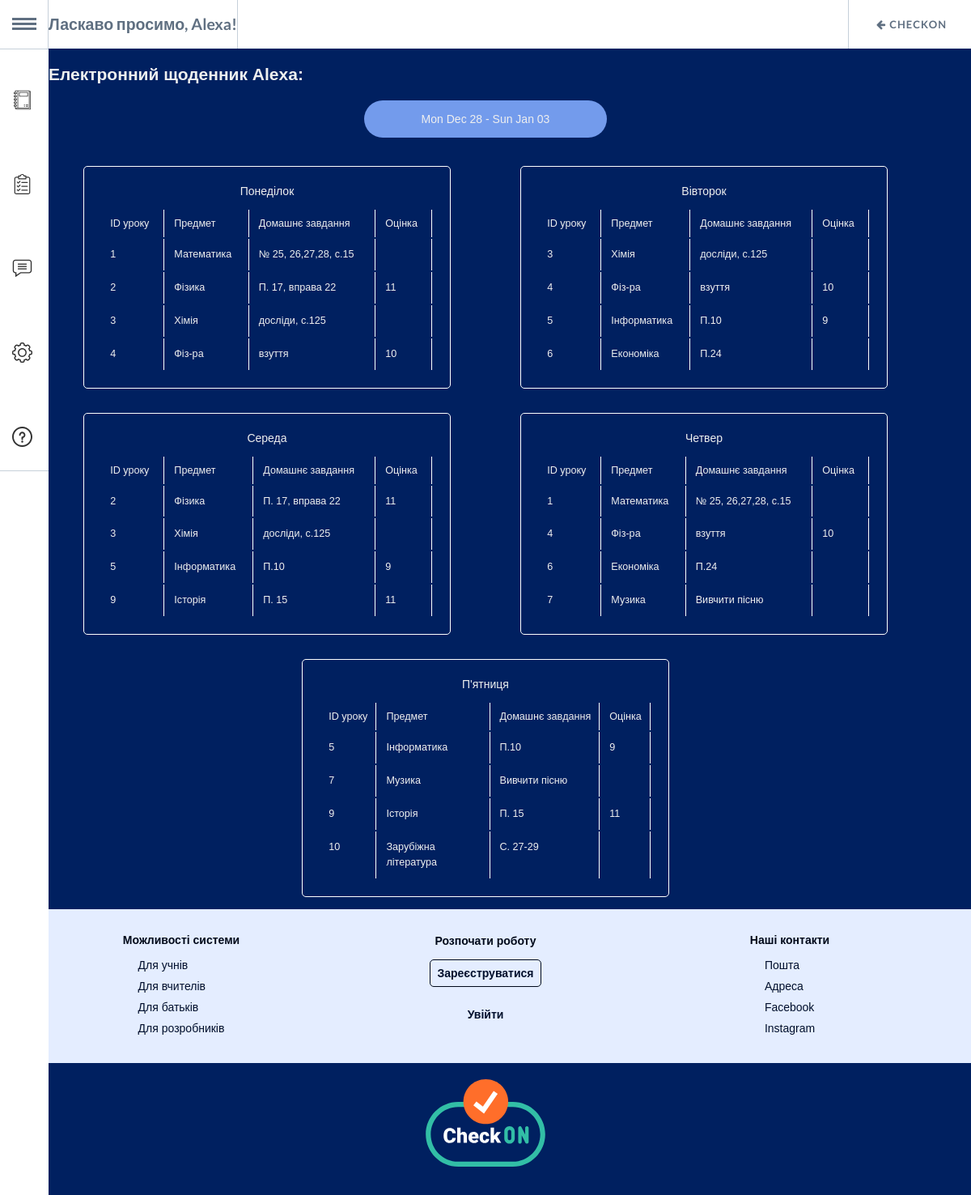
The page /php/teachers_messages.php (signed in) on the database its author committed.
### tables this page shows
CREATE TABLE `subjects` (
  `id` int(11) NOT NULL,
  `name_subject` varchar(32) NOT NULL DEFAULT '',
  `home_work` varchar(20) NOT NULL DEFAULT '',
  `rating` varchar(32) NOT NULL DEFAULT ''
);

### php/teachers_messages.php (the view, shortened to what this page needs)
<?php include("../includes/teachers_header.php"); ?>
<!DOCTYPE html>
<html lang="en">
  <head>
      <link href="../css/style.css" rel="stylesheet">
      <link rel="stylesheet" href="../css/elements.css">
      <link rel="stylesheet" href="../css/base.css">
      <link rel="stylesheet" href="../css/layout.css">
      <link rel="stylesheet" href="../css/form.css">
  </head>
  <body>
    <div class="intropage_container">
      <section id="welcome">
        <div class="table">
          <h2 class="table_heading">Електронний щоденник <?php echo $_SESSION['session_username'];?>:</h2>
          <div class="show_date">
            <div class="date_container">
              <span id="StartOfTheWeek"></span> - <span id="EndOfTheWeek"></span>
            </div>
          </div>
          <div class="table_container">
            <div class="table1">
              <p>Понеділок</p>
              <?php
              $servername = "localhost";
              $username = "root";
              $password = "";
              $dbname = "userlistdb";
              $conn = new mysqli($servername, $username, $password, $dbname);
              $sql = "SELECT id, name_subject, home_work, rating FROM subjects WHERE id BETWEEN 1 AND 4";
              $result = $conn->query($sql);
              if ($result->num_rows > 0) {
                echo "<table><tr><th>ID уроку</th><th>Предмет</th><th>Домашнє завдання</th><th>   Оцінка</th></tr>";
                while($row = $result->fetch_assoc()) {
                  echo "<tr><td>".$row["id"]."</td><td>".$row["name_subject"]."</td><td>".$row["home_work"]."</td><td> ".$row["rating"]."</td></tr>";
                }
                echo "</table>";
              } else {
                echo "0 results";
              }
              $conn->close();  ?>
            </div>
            <div class="table2">
              <p>Вівторок</p>
              <?php
              $servername = "localhost";
              $username = "root";
              $password = "";
              $dbname = "userlistdb";
              $conn = new mysqli($servername, $username, $password, $dbname);
              $sql = "SELECT id, name_subject, home_work, rating FROM subjects WHERE id BETWEEN 3 AND 6";
              $result = $conn->query($sql);
              if ($result->num_rows > 0) {
                echo "<table><tr><th>ID уроку</th><th>Предмет</th><th>Домашнє завдання</th><th>   Оцінка</th></tr>";
                while($row = $result->fetch_assoc()) {
                  echo "<tr><td>".$row["id"]."</td><td>".$row["name_subject"]."</td><td>".$row["home_work"]."</td><td> ".$row["rating"]."</td></tr>";
                }
                echo "</table>";
              } else {
                echo "0 results";
              }
              $conn->close();  ?>
            </div>
            <div class="table3">
              <p>Середа</p>
              <?php
                $servername = "localhost";
                $username = "root";
                $password = "";
                $dbname = "userlistdb";
                $conn = new mysqli($servername, $username, $password, $dbname);
                $sql = "SELECT id, name_subject, home_work, rating FROM subjects WHERE id IN (2,5,3,9)";
                $result = $conn->query($sql);
                if ($result->num_rows > 0) {
                  echo "<table><tr><th> ID уроку</th><th>Предмет</th><th>Домашнє завдання</th><th>   Оцінка</th></tr>";
                  while($row = $result->fetch_assoc()) {
                    echo "<tr><td>".$row["id"]."</td><td>".$row["name_subject"]."</td><td>".$row["home_work"]."</td><td> ".$row["rating"]."</td></tr>";
                  }
                  echo "</table>";
                } else {
                  echo "0 results";
                }
              ?>
            </div>
            <div class="table4">
              <p>Четвер</p>
              <?php
              $servername = "localhost";
              $username = "root";
              $password = "";
              $dbname = "userlistdb";
              $conn = new mysqli($servername, $username, $password, $dbname);
              $sql = "SELECT id, name_subject, home_work, rating FROM subjects  WHERE id IN (1,4,6,7)";
              $result = $conn->query($sql);
              if ($result->num_rows > 0) {
                echo "<table><tr><th>ID уроку</th><th>Предмет</th><th>Домашнє завдання</th><th>   Оцінка</th></tr>";
                while($row = $result->fetch_assoc()) {
                  echo "<tr><td>".$row["id"]."</td><td>".$row["name_subject"]."</td><td>".$row["home_work"]."</td><td> ".$row["rating"]."</td></tr>";
                }
                echo "</table>";
              } else {
                echo "0 results";
              }
              $conn->close();  ?>
            </div>
            <div class="table5">
              <p>П'ятниця</p>
              <?php
                $servername = "localhost";
                $username = "root";
                $password = "";
                $dbname = "userlistdb";
                $conn = new mysqli($servername, $username, $password, $dbname);
                $sql = "SELECT id, name_subject, home_work, rating FROM subjects  WHERE id IN (5,7,10,9)";
                $result = $conn->query($sql);
                if ($result->num_rows > 0) {
                  echo "<table><tr><th>ID уроку</th><th>Предмет</th><th>Домашнє завдання</th><th>   Оцінка</th></tr>";
                  while($row = $result->fetch_assoc()) {
                    echo "<tr><td>".$row["id"]."</td><td>".$row["name_subject"]."</td><td>".$row["home_work"]."</td><td> ".$row["rating"]."</td></tr>";
                  }
                  echo "</table>";
                } else {
                  echo "0 results";
                }
              ?>
            </div>
          </div>
        </div>
      </section>
    </div>
  </body>
</html>
<?php include("../includes/footer.php"); ?>

### includes/teachers_header.php (shortened to what this page needs)
<?php
  if(!isset($_SESSION["session_username"])):
    header("location:login.php");
  else:
?>
<!DOCTYPE html>
<html lang="en">
    <head>
        <link href="../css/style.css" rel="stylesheet">
        <link rel="stylesheet" href="../css/elements.css">
		<link rel="stylesheet" type="text/css" href="../css/gn-menu/demo.css" />
		<link rel="stylesheet" type="text/css" href="../css/gn-menu/component.css" />
    </head>
    <body>
            <ul id="gn-menu" class="gn-menu-main">
                <li class="gn-trigger">
                    <a class="gn-icon gn-icon-menu"><span>Menu</span></a>
                    <nav class="gn-menu-wrapper">
                        <div class="gn-scroller">
                            <ul class="gn-menu">
                                <div class="dropdown_menu_section  t-1">
                                    <div class="dropdown_title_container">
                                        <img src="../images/notebook.svg"class="dropdown_title_icon">
                                        <a class="dropdown_title" href="../php/teachers_intropage.php">Журнал</a>
                                    </div>
                                </div>
                                <div class="dropdown_menu_section  t-1">
                                    <div class="dropdown_title_container">
                                        <img src="../images/clipboard.svg"class="dropdown_title_icon">
                                        <a class="dropdown_title" href="../php/teachers_tasks.php">Завдання</a>
                                    </div>
                                </div>
                                <div class="dropdown_menu_section  t-1">
                                    <div class="dropdown_title_container">
                                        <img src="../images/comment.svg"class="dropdown_title_icon">
                                        <a class="dropdown_title" href="../php/teachers_messages.php">Повідомлення</a>
                                    </div>
                                </div>
                                <div class="dropdown_menu_section  t-1">
                                    <div class="dropdown_title_container">
                                        <img src="../images/settings_intro.svg"class="dropdown_title_icon">
                                        <a class="dropdown_title" href="../php/teachers_settings.php">Налаштування</a>
                                    </div>
                                </div>
                                 <div class="dropdown_menu_section  t-1">
                                    <div class="dropdown_title_container">
                                        <img src="../images/information.svg"class="dropdown_title_icon">
                                        <a class="dropdown_title" href="../php/teachers_help.php">Допомога</a>
                                    </div>
                                </div>
                            </ul>
                        </div>
                    </nav>
                </li>
                <li class="special_nav_item">
                    <h2>Ласкаво просимо,
                        <span><?php echo $_SESSION['session_username'];?>! </span>
                    </h2>
                </li>
                <li><a class="codrops-icon codrops-icon-prev" href="../index.html"><span>CheckON</span></a></li>
            </ul>
    </body>
</html>
<?php endif; ?>

### includes/footer.php (shortened to what this page needs)
<footer id="contact" class="footer">
    <div class="footer_container">
        <div class="footer_column">
            <h4 class="footer_column_header">Можливості системи</h4>
            <div class="footer_column_list">
                <a href="../index.html">Для учнів</a>
                <a href="../index.html">Для вчителів</a>
                <a href="../index.html">Для батьків</a>
                <a href="../index.html">Для розробників</a>
            </div>
        </div>
        <div class="footer_column col-buttons">
            <h4 class="footer_column_header">Розпочати роботу</h4>
            <div class="footer_column_list list_justify">
                <a href="../php/Register.php" class="nav_register border">Зареєструватися</a>
                <a href="../php/Login.php" class="nav_sign-in">Увійти</a>
            </div>
        </div>
        <div class="footer_column">
            <h4 class="footer_column_header">Наші контакти</h4>
            <div class="footer_column_list">
                <a href = "mailto: ikozlov15.ik@gmail.com" target="_blank">Пошта</a>
                <a href="https://www.google.com.ua/maps/place/%D0%B2%D1%83%D0%BB%D0%B8%D1%86%D1%8F+%D0%93%D0%B0%D0%B3%D0%B0%D1%80%D1%96%D0%BD%D0%B0,+23%D0%90,+%D0%91%D1%80%D0%BE%D0%B2%D0%B0%D1%80%D0%B8,+%D0%9A%D0%B8%D1%97%D0%B2%D1%81%D1%8C%D0%BA%D0%B0+%D0%BE%D0%B1%D0%BB.,+07400/@50.5107,30.7921125,17z/data=!3m1!4b1!4m5!3m4!1s0x40d4d9659d4d92c1:0x76265120d63d10fc!8m2!3d50.5107!4d30.7943012?hl=uk&authuser=0" target="_blank">Адреса</a>
                <a href="https://www.facebook.com/bsch7/" target="_blank">Facebook</a>
                <a href="https://www.instagram.com/007_brvr/"target="_blank">Instagram</a>
            </div>
        </div>
</footer>
<section class="copyright">
    <img class="copy_head" src="./images/logo.svg" alt="">
</section>

### css/style.css (style rules this page uses)
body { background: #efefef; font-family: "Open Sans", sans-serif; box-sizing: border-box; }
.intropage_container, .settings_container { margin-top: 60px; font-weight: 400; overflow: hidden; display: flex; flex-direction: column; align-items: center; text-align: center; width: 100vw; height: auto; background: #002060; -webkit-box-shadow: 0 1px 3px rgba(0, 0, 0, 0.13); -moz-box-shadow: 0 1px 3px rgba(0, 0, 0, 0.13); box-shadow: 0 1px 3px rgba(0, 0, 0, 0.13); color: #efefef; }
#welcome { text-align: left; width: 90vw; margin: 0 auto; display: flex; align-items: center; justify-content: center; flex-direction: column; }
.settings_instructions, .table_heading { margin: 20px 0; }
.table_container { display: flex; flex-direction: row; flex-wrap: wrap; justify-content: space-around; align-items: center; width: 90vw; }
.table1, .table2, .table3, .table4, .table5 { border: 1px solid white; text-align: center; border-style: double; border-radius: 5px; border-collapse: separate; padding: 20px; margin: 15px; width: 42%; }
.show_date { background: #739bec; border-radius: 100px; padding: 15px; width: 300px; margin: 20px auto; display: flex; align-items: center; justify-content: center; }
table { width: 100%; }
th, td { padding: 10px; text-align: left; vertical-align: top; font-size: .9em; font-weight: normal; border-right: 1px solid #fff; }
th { white-space: nowrap; }
td:first-child { white-space: nowrap; }
p, td { line-height: 1.5; }

### css/elements.css (style rules this page uses)
.dropdown_title_container { display: flex; flex-direction: row; align-items: center; justify-content: left; padding: 0 15px; }
.dropdown_title { color: black; padding: 12px; padding-left: 25px; font-weight: bold; text-decoration: none; display: block; text-align: left; cursor: pointer; text-decoration: none; }
.dropdown_title_icon { width: 25px; height: 25px; opacity: 0.8; }
.t-1 { padding-top: 20px; }

### css/gn-menu/demo.css (style rules this page uses)
body { background: #34495e; }
.codrops-icon:before { font-family: 'codropsicons'; margin: 0 4px; font-style: normal; font-weight: normal; font-variant: normal; text-transform: none; line-height: 1; -webkit-font-smoothing: antialiased; }
.codrops-icon-prev:before { content: "\e004"; }

### css/gn-menu/component.css (style rules this page uses)
*, *:after, *::before { -webkit-box-sizing: border-box; -moz-box-sizing: border-box; box-sizing: border-box; }
.gn-menu-main, .gn-menu-main ul { margin: 0; padding: 0; background: white; color: #5f6f81; list-style: none; text-transform: none; font-weight: 300; font-family: 'Lato', Arial, sans-serif; line-height: 60px; }
.gn-menu-main { position: fixed; top: 0; left: 0; width: 100%; height: 60px; font-size: 13px; }
.gn-menu-main a { display: block; height: 100%; color: #5f6f81; text-decoration: none; cursor: pointer; }
.gn-menu-main > li { display: block; float: left; height: 100%; border-right: 1px solid #c6d0da; text-align: center; }
.gn-menu-main li.gn-trigger { position: relative; width: 60px; -webkit-touch-callout: none; -webkit-user-select: none; -khtml-user-select: none; -moz-user-select: none; -ms-user-select: none; user-select: none; }
.gn-menu-main > li:last-child { float: right; border-right: none; border-left: 1px solid #c6d0da; }
.gn-menu-main > li > a { padding: 0 30px; text-transform: uppercase; letter-spacing: 1px; font-weight: bold; }
.gn-menu-main:after { display: table; clear: both; content: ""; }
.gn-menu-wrapper { position: fixed; top: 60px; bottom: 0; left: 0; overflow: hidden; width: 60px; border-top: 1px solid #c6d0da; background: white; -webkit-transform: translateX(-60px); -moz-transform: translateX(-60px); transform: translateX(-60px); -webkit-transition: -webkit-transform 0.3s, width 0.3s; -moz-transition: -moz-transform 0.3s, width 0.3s; transition: transform 0.3s, width 0.3s; }
.gn-scroller { position: absolute; overflow-y: scroll; width: 370px; height: 100%; }
.gn-menu { border-bottom: 1px solid #c6d0da; text-align: left; font-size: 18px; }
.gn-icon::before { display: inline-block; width: 60px; text-align: center; text-transform: none; font-weight: normal; font-style: normal; font-variant: normal; font-family: 'ecoicons'; line-height: 1; -webkit-font-smoothing: antialiased; }
.gn-icon-menu::before { margin-left: -15px; vertical-align: -2px; width: 30px; height: 3px; background: #5f6f81; box-shadow: 0 3px white, 0 -6px #5f6f81, 0 -9px white, 0 -12px #5f6f81; content: ''; }
.gn-menu-wrapper.gn-open-all, .gn-menu-wrapper.gn-open-part { -webkit-transform: translateX(0px); -moz-transform: translateX(0px); transform: translateX(0px); }

### rows shown on the page
subjects: id "1", name_subject "Математика", home_work "№ 25, 26,27,28, с.15"
subjects: id "2", name_subject "Фізика", home_work "П. 17, вправа 22", rating "11"
subjects: id "3", name_subject "Хімія", home_work "досліди, с.125"
subjects: id "4", name_subject "Фіз-ра", home_work "взуття", rating "10"
subjects: id "5", name_subject "Інформатика", home_work "П.10", rating "9"
subjects: id "6", name_subject "Економіка", home_work "П.24"
subjects: id "9", name_subject "Історія", home_work "П. 15", rating "11"
subjects: id "7", name_subject "Музика", home_work "Вивчити пісню"
subjects: id "10", name_subject "Зарубіжна література", home_work "С. 27-29"

### other values the page prints
$_SESSION['session_username'] "Alexa"
